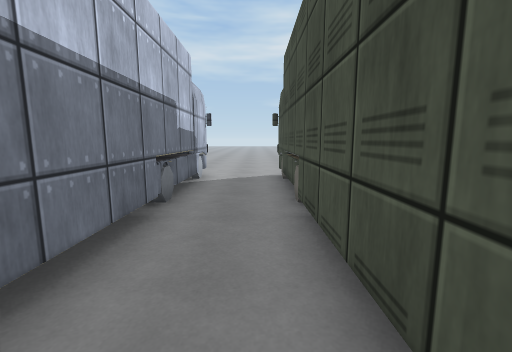
[1] (above)

24 first-person views from a walk through a Unity game level. The camera is 1.3 m above the floor, tilts 8° down and sees 90° across. The floor is counted in squares, 1 m on a side. Each view is taken from the middle of a square. On the plan, view 1 faces up. The plan holds only what a view shows up to about 13 squares ahead; the rest is blank. The place goes on beyond the plan. Some surface patterns are stand-ins.

[2]
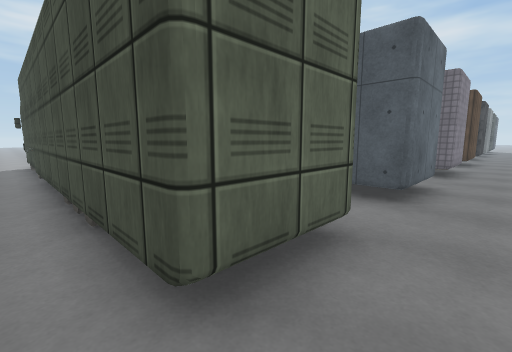

[3]
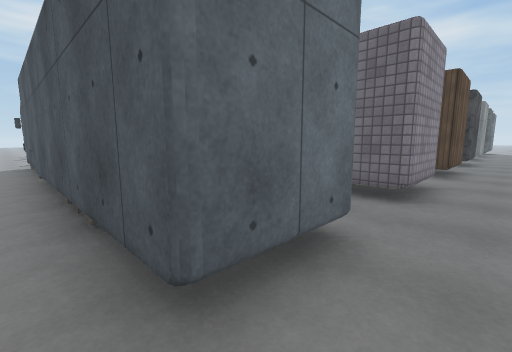

[4]
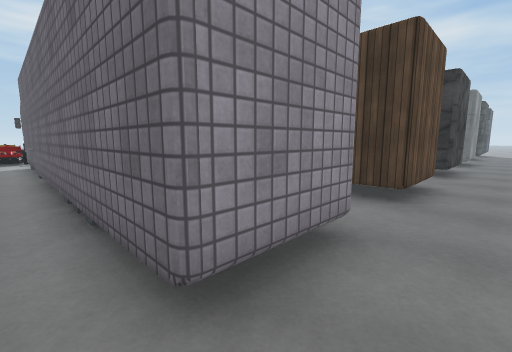

[5]
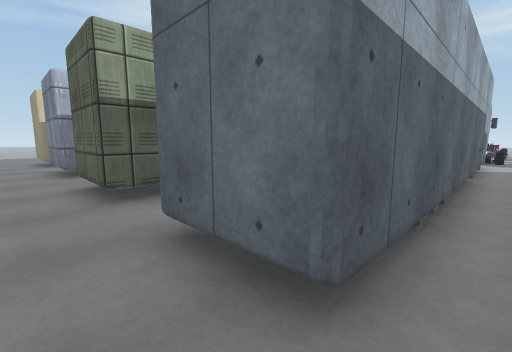

[6]
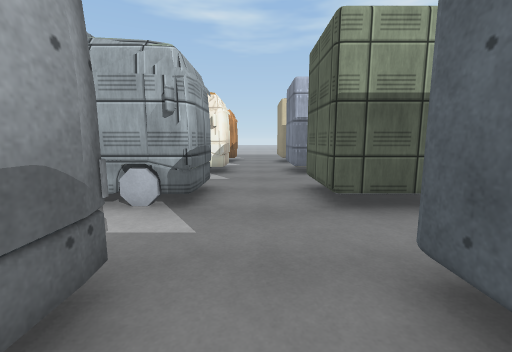

[7]
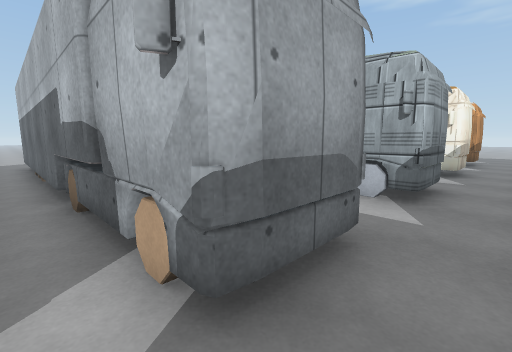

[8]
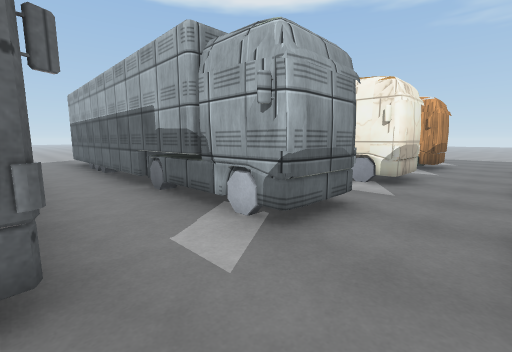

[9]
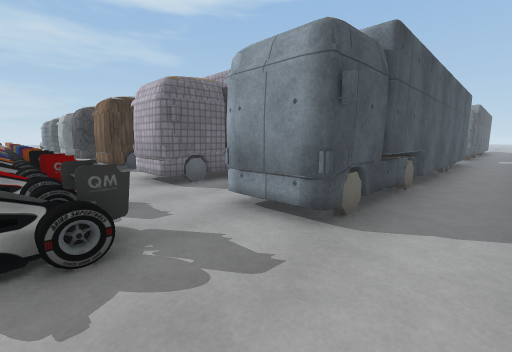

[10]
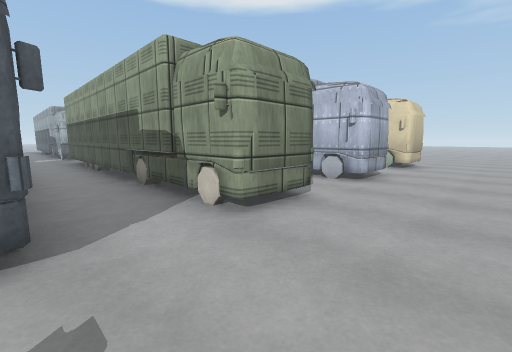

[11]
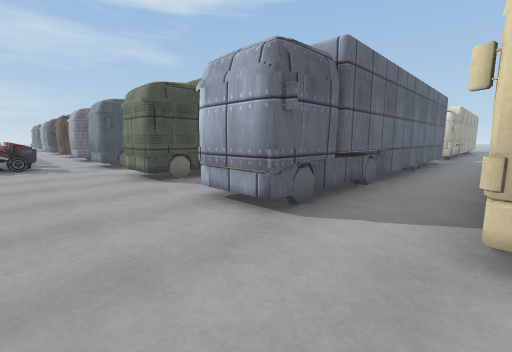

[12]
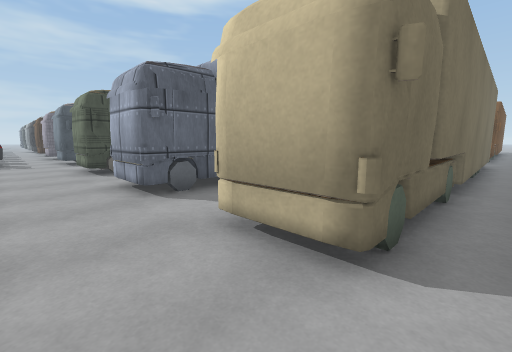

[13]
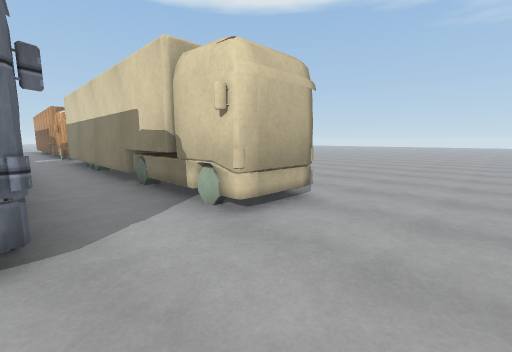

[14]
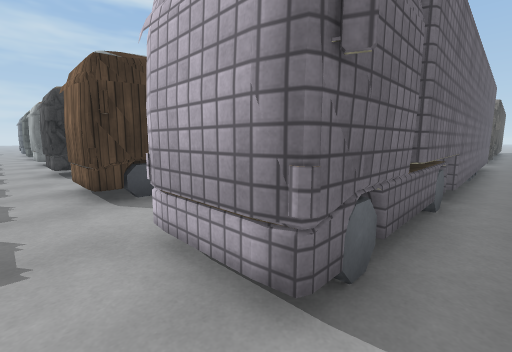

[15]
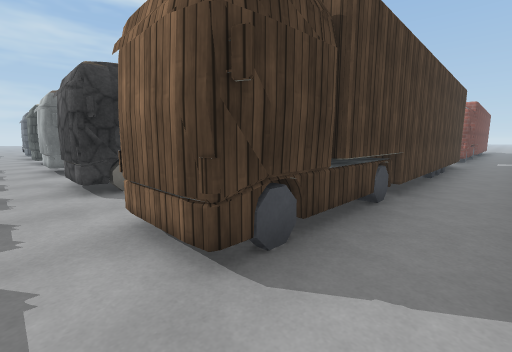

[16]
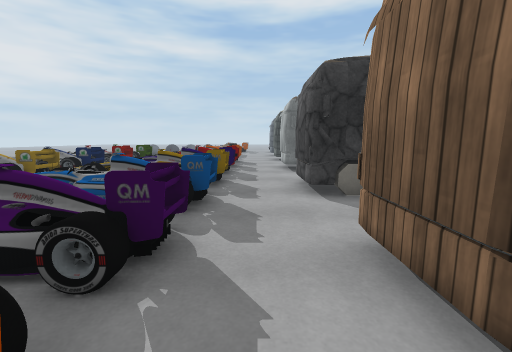

[17]
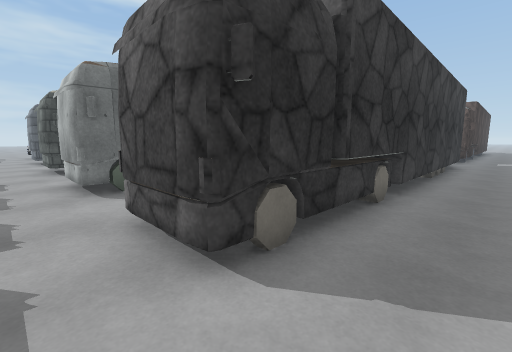

[18]
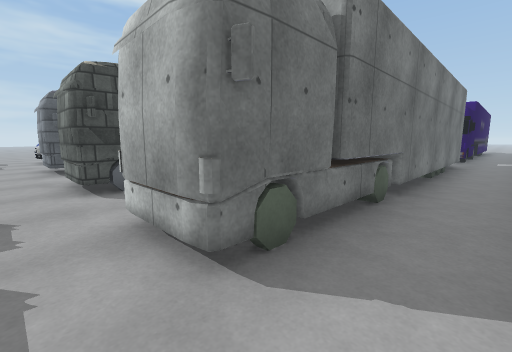

[19]
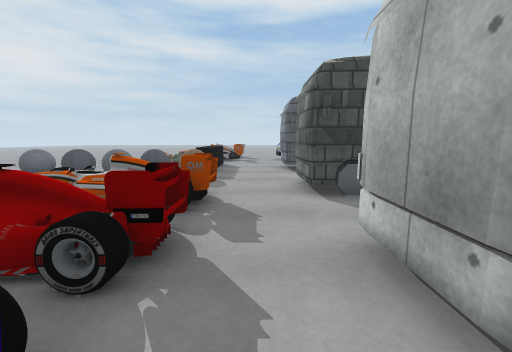

[20]
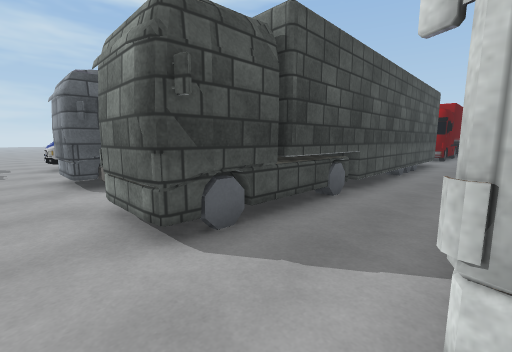

[21]
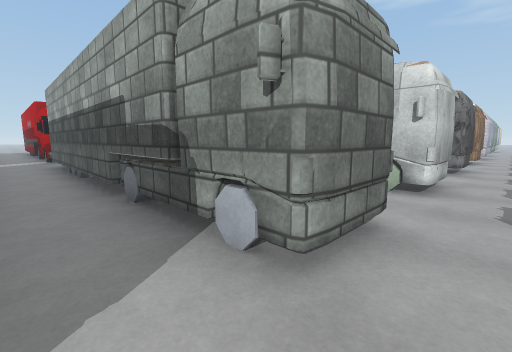

[22]
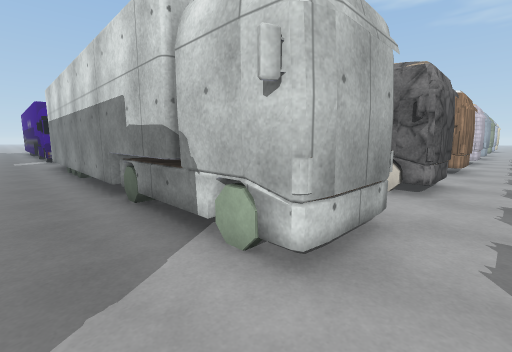

[23]
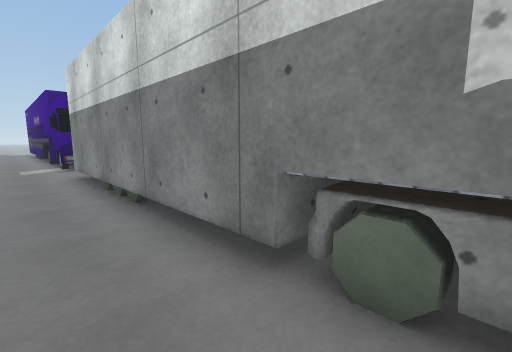

[24]
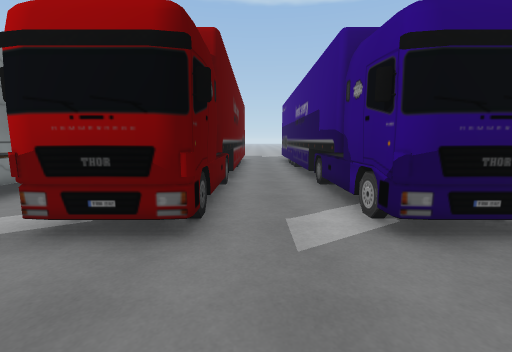

### Floor plan
Key: @ floor where view 1 was taken; # wall or solid block; . floor; ^ raised ledge; O other object.
Columns run from 10 left of view 1 to 38 right of it. Each row starts with its distance up from view 1.
 13 ..................OOOOOO OOOO OO O OOOO O  OOOOOO
 12 .................OO.OOOO OOOO.OOOO.OOOO.OO.......
 11 .................................................
 10 .###..###..###..###..###..###..###..###..###..###
  9 .###..###..###..###..#  ..###..###..###..###..#
  8 .###..###..###..###..#  ..#  ..#  ..###..###..
  7 .###..###..###..###..#  ..#  ..#  ..###..###..
  6 .^ ^..^ ^..^ ^..^ ^..^  ..^  ..^  ..^ ^..^#^..
  5 .^^^..^^^..^^^..^ ^..^  ..^  ..^  ..^^^..^^^..
  4 .###..###..###..###..#  ..#  ..#  ..###..###..
  3 .###..###..###..###..#  ..#  ..#  ..###..###..
  2 .###..###..###..###..#  ..#  ..#  ..###..###..
  1 .###..#  ..###..###..#  ..#  ..#  ..###..###..
  0 .# #..#   @# #..# #..#  ..#  ..#  ..# #..# #..
 -1 .# #..#   .# #..# #..#  ..#  ..#  ..# #..# #..
 -2 .###..#   .###..###..#  ..#  ..#  ..###..###..
 -3 .###..#   .###..###..#  ..#  ..#  ..###..###..
 -4 .###..###..###..###..###..###..###..###..###..
 -5 ..............................................
 -6 ..............................................
 -7 .###..###..###..###..                ##..###..
 -8    #..  #..  #..###.                  #..#  .
 -9         #    #..  #.                  #..#  ..
-10              #..  #.                  #..#   .#
-11             #^..^ ^.                  ^..^
-12             ^^..  ^.                  ^..^

Positions as (right, up) in squares from view 1, and headings:
1: (0, 0), facing up
2: (0, -6), facing up-right
3: (5, -6), facing up-right
4: (10, -6), facing up-right
5: (9, -6), facing up-left
6: (8, -6), facing left
7: (9, -6), facing down-left
8: (6, -5), facing down-left
9: (4, 13), facing down-right
10: (6, 13), facing down-left
11: (-7, 13), facing down-right
12: (-10, 12), facing down-right
13: (-4, 13), facing down-left
14: (10, 11), facing down-right
15: (14, 11), facing down-right
16: (15, 11), facing right
17: (19, 11), facing down-right
18: (24, 11), facing down-right
19: (25, 11), facing right
20: (28, 11), facing down-right
21: (35, 11), facing down-left
22: (30, 11), facing down-left
23: (30, 6), facing down-left
24: (30, -4), facing down
